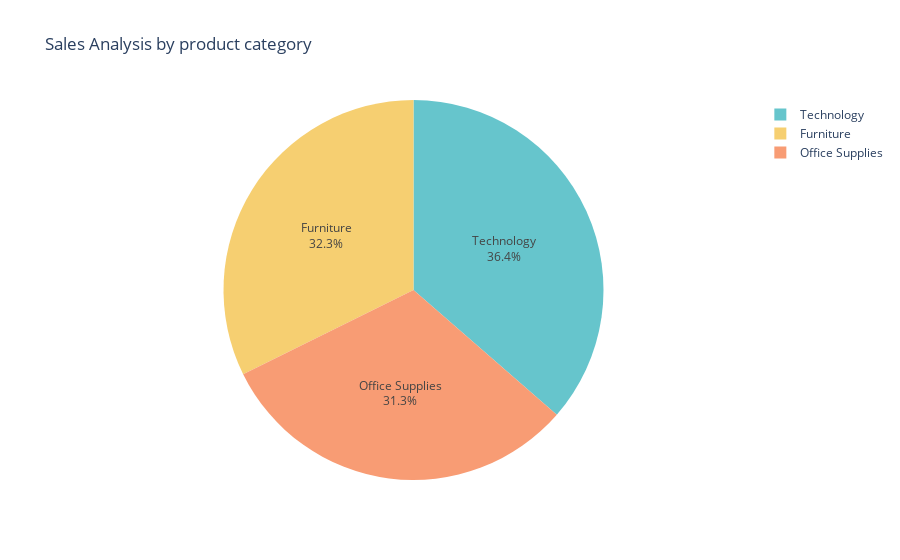

Notebook code cell kept with this figure:
### Code cell
fig = px.pie(Sales_by_Category, values='Sales', names='Category', title= "Sales Analysis by product category", color_discrete_sequence= px.colors.qualitative.Pastel)

fig.update_traces(textposition='inside', textinfo='percent+label')

fig.show()

### Figure 1 — Plotly figure (JSON) as saved in the notebook; plotly's stock layout.template omitted (floating-point values rounded to 4 significant figures)
{"data": [{"domain": {"x": [0, 1], "y": [0, 1]}, "hovertemplate": "Category=%{label}<br>Sales=%{value}<extra></extra>", "labels": ["Furniture", "Office Supplies", "Technology"], "legendgroup": "", "name": "", "showlegend": true, "textinfo": "percent+label", "textposition": "inside", "type": "pie", "values": [742000.0, 719000.0, 836200.0]}], "layout": {"legend": {"tracegroupgap": 0}, "piecolorway": ["rgb(102, 197, 204)", "rgb(246, 207, 113)", "rgb(248, 156, 116)", "rgb(220, 176, 242)", "rgb(135, 197, 95)", "rgb(158, 185, 243)", "rgb(254, 136, 177)", "rgb(201, 219, 116)", "rgb(139, 224, 164)", "rgb(180, 151, 231)", "rgb(179, 179, 179)"], "title": {"text": "Sales Analysis by product category"}}}
